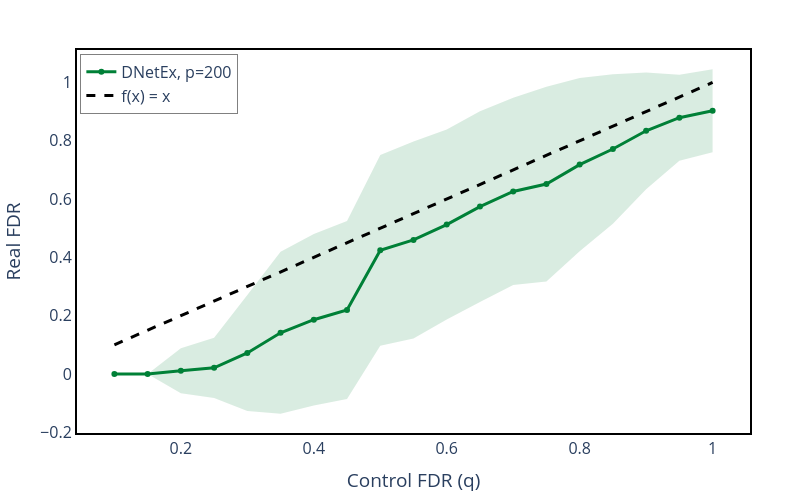

Notebook code for this chart:
### Code cell
run_number = 0

fig = go.Figure()


fig.add_trace(
    go.Scatter(
        x=runs_qs_list[run_number],
        y=runs_fdr_list[run_number],
        mode='lines+markers',
        name=f'DNetEx, p=200',
        line=dict(color='rgba(0, 128, 55, 1)'),
    )
)
# Shaded confidence interval
fig.add_trace(
    go.Scatter(
        x=list(runs_qs_list[run_number]) + list(runs_qs_list[run_number][::-1]),
        y=list(runs_fdr_list[run_number] + runs_fdr_std_list[run_number]) + list((runs_fdr_list[run_number] - runs_fdr_std_list[run_number])[::-1]),
        fill='toself',
        fillcolor='rgba(0, 128, 55, 0.15)',
        line=dict(color='rgba(255,255,255,0)'),
        hoverinfo="skip",
        showlegend=False
    )
)

fig.add_trace(
    go.Scatter(
        x=[min(runs_qs_list[run_number]), max(runs_qs_list[run_number])],
        y=[min(runs_qs_list[run_number]), max(runs_qs_list[run_number])],
        mode='lines',
        line=dict(color='black', dash='dash'),
        name="f(x) = x"
    )
)

fig.update_traces(line=dict(width=3))

fig.update_layout(
    autosize=False,
    xaxis1=dict(tickfont=dict(size=16),showticklabels=True),
    yaxis1=dict(tickfont=dict(size=16),showticklabels=True),
    width=800,
    height=500,
    xaxis_title='Control FDR (q)',
    yaxis_title='Real FDR',
    plot_bgcolor='white',
    paper_bgcolor='white',
    margin=dict(l=50, r=50, t=50, b=50),
    showlegend=True,
    legend=dict(
        x=0.005,
        y=0.99,  
        xanchor='left',
        yanchor='top',
        bgcolor='rgba(255, 255, 255, 0.6)',
        bordercolor='gray',
        borderwidth=1
    ),
    xaxis=dict(showline=True, linewidth=2, linecolor='black', mirror=True),
    yaxis=dict(showline=True, linewidth=2, linecolor='black', mirror=True),
    font=dict(size=16)
)

fig.write_image("Results/fdr-control.pdf")
fig.show()

### Figure 1 — Plotly figure (JSON) as saved in the notebook; plotly's stock layout.template omitted (floating-point values rounded to 4 significant figures)
{"data": [{"line": {"color": "rgba(0, 128, 55, 1)", "width": 3}, "mode": "lines+markers", "name": "DNetEx, p=200", "type": "scatter", "x": [0.1, 0.15, 0.2, 0.25, 0.3, 0.35, 0.4, 0.45, 0.5, 0.55, 0.6, 0.65, 0.7, 0.75, 0.8, 0.85, 0.9, 0.95, 1], "y": [0, 0, 0.01091, 0.02091, 0.07221, 0.1411, 0.1861, 0.2195, 0.4242, 0.4597, 0.5125, 0.5742, 0.6262, 0.6514, 0.7182, 0.7717, 0.8342, 0.8791, 0.903]}, {"fill": "toself", "fillcolor": "rgba(0, 128, 55, 0.15)", "hoverinfo": "skip", "line": {"color": "rgba(255,255,255,0)", "width": 3}, "showlegend": false, "type": "scatter", "x": [0.1, 0.15, 0.2, 0.25, 0.3, 0.35, 0.4, 0.45, 0.5, 0.55, 0.6, 0.65, 0.7, 0.75, 0.8, 0.85, 0.9, 0.95, 1, 1, 0.95, 0.9, 0.85, 0.8, 0.75, 0.7, 0.65, 0.6, 0.55, 0.5, 0.45, 0.4, 0.35, 0.3, 0.25, 0.2, 0.15, 0.1], "y": [0, 0, 0.08805, 0.1245, 0.2713, 0.4191, 0.4803, 0.5246, 0.7514, 0.7978, 0.8384, 0.9015, 0.9473, 0.9857, 1.015, 1.028, 1.034, 1.027, 1.046, 0.7603, 0.7313, 0.634, 0.5149, 0.421, 0.3172, 0.3051, 0.2469, 0.1867, 0.1217, 0.09696, -0.08551, -0.1081, -0.1369, -0.1269, -0.08267, -0.06623, 0, 0]}, {"line": {"color": "black", "dash": "dash", "width": 3}, "mode": "lines", "name": "f(x) = x", "type": "scatter", "x": [0.1, 1], "y": [0.1, 1]}], "layout": {"autosize": false, "font": {"size": 16}, "height": 500, "legend": {"bgcolor": "rgba(255, 255, 255, 0.6)", "bordercolor": "gray", "borderwidth": 1, "x": 0.005, "xanchor": "left", "y": 0.99, "yanchor": "top"}, "margin": {"b": 50, "l": 50, "r": 50, "t": 50}, "paper_bgcolor": "white", "plot_bgcolor": "white", "showlegend": true, "width": 800, "xaxis": {"linecolor": "black", "linewidth": 2, "mirror": true, "showline": true, "showticklabels": true, "tickfont": {"size": 16}, "title": {"text": "Control FDR (q)"}}, "yaxis": {"linecolor": "black", "linewidth": 2, "mirror": true, "showline": true, "showticklabels": true, "tickfont": {"size": 16}, "title": {"text": "Real FDR"}}}}
